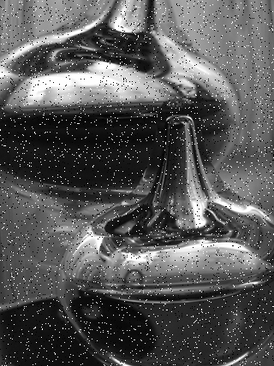
#> input picture Course_3/CV/Noise_salt_and_pepper.png, 274 x 366 px, shrunk from 320 x 428 before the run
$ jupyter execute --allow-errors 07.ipynb
#> lines starting #> are read from the running program, lines starting #| are printed output that depends on the picture; after the words box and inside, x2 and y2 are one past the last pixel; in counts of white or black regions, pixels touching at a corner belong together
# Задания по цифровой обработке изображений

В этом наборе заданий вы создадите собственный класс **`MyImageProcessor`** для
применения базовых методов цифровой обработки изображений. Методы будут
включать классические фильтры (гауссов, медианный, средний, фильтрация в
частотной области), свёртку с произвольным ядром, морфологические операции
(эрозия, дилатация, открытие и закрытие), а также преобразование изображений к
векторному виду (1D). В завершение вы потренируете простые модели
машинного обучения на встроенных наборах данных и сравните работу
классических методов с простыми свёрточными нейронными сетями. Последние
пять заданий усложняются и требуют всё более глубокого анализа.

[cell 1]
import cv2
import numpy as np
import matplotlib.pyplot as plt
from PIL import Image

# В ходе выполнения заданий вам также могут потребоваться следующие модули:
from sklearn.datasets import load_digits
from sklearn.model_selection import train_test_split
from sklearn.preprocessing import StandardScaler
from sklearn.linear_model import LogisticRegression
from sklearn.metrics import accuracy_score
import torch
import torch.nn as nn
import torch.optim as optim
from torch.utils.data import Dataset, DataLoader
import pytorch_lightning as pl

[cell 2]
class MyImageProcessor:
    """
    Класс, содержащий методы для обработки изображений.

    Параметры методов должны быть подобраны таким образом, чтобы вы могли
    применять их к изображениям произвольного размера и типа (grayscale
    или цветным). В дальнейшем вы будете расширять этот класс.
    """
    def __init__(self):
        # В конструкторе можно инициализировать необходимые параметры
        pass

    def gaussian_filter(self, image: np.ndarray, kernel_size: int, sigma: float) -> np.ndarray:
        """
        Применить гауссов фильтр к изображению.
        :param image: входное изображение (NumPy массив).
        :param kernel_size: размер ядра (нечётное число).
        :param sigma: стандартное отклонение для фильтра.
        :return: фильтрованное изображение.
        """
        if kernel_size % 2 == 0:
            raise ValueError("Размер ядра должен быть нечётным.")
        return cv2.GaussianBlur(image, (kernel_size, kernel_size), sigmaX=sigma)

    def median_filter(self, image: np.ndarray, kernel_size: int) -> np.ndarray:
        """
        Применить медианный фильтр к изображению.
        :param image: входное изображение.
        :param kernel_size: размер ядра (нечётное число).
        :return: фильтрованное изображение.
        """
        if kernel_size % 2 == 0:
            raise ValueError("Размер ядра должен быть нечётным.")
        return cv2.medianBlur(image, kernel_size)

    def mean_filter(self, image: np.ndarray, kernel_size: int) -> np.ndarray:
        """
        Применить усредняющий (средний) фильтр к изображению.
        :param image: входное изображение.
        :param kernel_size: размер ядра.
        :return: фильтрованное изображение.
        """
        return cv2.blur(image, (kernel_size, kernel_size))

    def fourier_lowpass_filter(self, image: np.ndarray, radius: int = None) -> np.ndarray:
        """
        Выполнить фильтрацию в частотной области: применить идеальный
        низкочастотный фильтр радиуса `radius` к изображению.
        :param image: входное изображение (оттенки серого).
        :param radius: радиус фильтра (в пикселях).
        :return: фильтрованное изображение в пространственной области.
        """
        if radius:
            f_transform = np.fft.fft2(image)
            # 2. Сдвиг нулевых частот (DC компоненты) в центр спектра
            f_shift = np.fft.fftshift(f_transform)

            # 3. Создание круговой маски идеального низкочастотного фильтра
            rows, cols = image.shape
            crow, ccol = rows // 2, cols // 2
            y, x = np.ogrid[:rows, :cols]
            mask_area = (x - ccol)**2 + (y - crow)**2 <= radius**2

            mask = np.zeros((rows, cols), dtype=np.uint8)
            mask[mask_area] = 1

            # 4. Применение маски (отсекаем высокие частоты)
            f_shift_filtered = f_shift * mask

            # 5. Обратный сдвиг и обратное преобразование Фурье
            f_ishift = np.fft.ifftshift(f_shift_filtered)
            img_back = np.fft.ifft2(f_ishift)

            # Возвращаем модуль комплексных чисел (амплитуду)
            return np.abs(img_back)
        else:

            image_periodic = image

            dft = np.fft.fft2(image_periodic)
            dft_shift = np.fft.fftshift(dft)
            magnitude_spectrum = 20 * np.log(np.abs(dft_shift))

            rows, cols = image_periodic.shape
            crow, ccol = rows // 2, cols // 2
            mask = np.ones((rows, cols), np.uint8)


            r = 7
            mag = np.abs(dft_shift)
            crow, ccol = rows // 2, cols // 2
            mag[crow-10:crow+10, ccol-10:ccol+10] = 0
            ind = np.unravel_index(np.argmax(mag, axis=None), mag.shape)
            max_y, max_x = ind
            found_offset_x = np.abs(max_x - ccol)

            print(f"Найденное смещение (offset): {found_offset_x}")

            offsets = [found_offset_x]

            for offset in offsets:
                mask[crow-r:crow+r, ccol-offset-r:ccol-offset+r] = 0
                mask[crow-r:crow+r, ccol+offset-r:ccol+offset+r] = 0


            fshift = dft_shift * mask

            f_ishift = np.fft.ifftshift(fshift)
            img_back = np.fft.ifft2(f_ishift)
            img_back = np.abs(img_back)


            return img_back

    def convolve(self, image: np.ndarray, kernel: np.ndarray) -> np.ndarray:
        """
        Выполнить свёртку изображения с произвольным ядром.
        :param image: входное изображение.
        :param kernel: ядро свёртки (матрица).
        :return: результат свёртки.
        """
        return cv2.filter2D(image, -1, kernel)

    def morphological_operation(self, image: np.ndarray, operation: str, kernel_size: int) -> np.ndarray:
        """
        Выполнить морфологическую операцию над изображением.
        :param image: входное изображение (обычно бинарное).
        :param operation: тип операции: 'erosion', 'dilation', 'opening', 'closing'.
        :param kernel_size: размер структурирующего элемента.
        :return: результат морфологической операции.
        """
        kernel = cv2.getStructuringElement(cv2.MORPH_RECT, (kernel_size, kernel_size))

        if operation == 'erosion':
            return cv2.erode(image, kernel, iterations=1)
        elif operation == 'dilation':
            return cv2.dilate(image, kernel, iterations=1)
        elif operation == 'opening':
            return cv2.morphologyEx(image, cv2.MORPH_OPEN, kernel)
        elif operation == 'closing':
            return cv2.morphologyEx(image, cv2.MORPH_CLOSE, kernel)
        else:
            raise ValueError(f"Неизвестная операция: {operation}")

    def flatten_image(self, image: np.ndarray) -> np.ndarray:
        """
        Развернуть изображение в одномерный вектор.
        :param image: входное изображение.
        :return: одномерный вектор, содержащий все пиксели.
        """
        return image.flatten()

### Задание 1. Гауссов фильтр

Реализуйте метод `gaussian_filter` класса **`MyImageProcessor`**. Этот метод должен
принимать изображение, размер ядра и сигму и возвращать изображение,
отфильтрованное с помощью гауссова фильтра. Воспользуйтесь функцией
`cv2.GaussianBlur`.

*Подсказка:* Гауссов фильтр является линейным фильтром, который
размывает изображение и подавляет высокочастотные компоненты.
Вам потребуется указать размер ядра (например, `kernel_size=5`) и
стандартное отклонение `sigma`.

[cell 3]
processor = MyImageProcessor()

checkerboard = np.array(Image.open('Noise_salt_and_pepper.png'))
#> checkerboard is the input picture: shape (366, 274); min 0, max 255, mean 86.9


blurred_image = processor.gaussian_filter(checkerboard, kernel_size=5, sigma=1.5)

plt.figure(figsize=(10, 4))
plt.subplot(1, 2, 1)
plt.title("Зашумленное изображение")
plt.imshow(checkerboard, cmap='gray')
plt.subplot(1, 2, 2)
plt.title("Гауссов фильтр")
plt.imshow(blurred_image, cmap='gray')
plt.show()
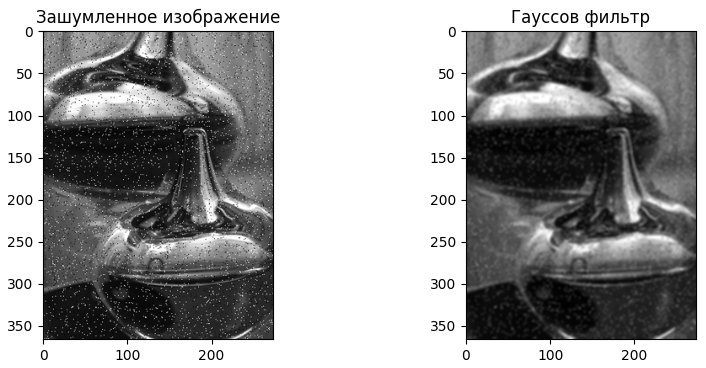
#> figure drawn by matplotlib, 2 panels

### Задание 2. Медианный фильтр

Дополните класс **`MyImageProcessor`**, реализовав метод `median_filter`.
Медианный фильтр заменяет значение каждого пикселя медианой значений
в его окрестности. Используйте функцию `cv2.medianBlur`.

*Подсказка:* медианный фильтр является нелинейным и часто используется для
уменьшения импульсного шума, сохраняя при этом границы объектов.

[cell 4]
sp_noise_img = checkerboard.copy()
salt_coords =[np.random.randint(0, 100, 100), np.random.randint(0, 100, 100)]
pepper_coords =[np.random.randint(0, 100, 100), np.random.randint(0, 100, 100)]
sp_noise_img[tuple(salt_coords)] = 1.0
#> sp_noise_img: shape (366, 274); 0.1% of pixels changed, all inside (x1, y1, x2, y2) = (0, 0, 100, 100)
sp_noise_img[tuple(pepper_coords)] = 0.0
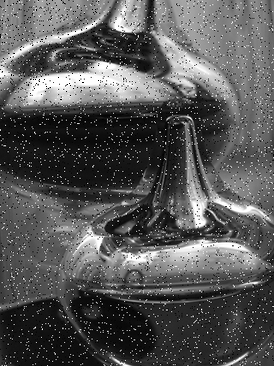
#> sp_noise_img: shape (366, 274); min 0, max 255, mean 86.6

median_filtered = processor.median_filter(sp_noise_img, kernel_size=5)
#> in median_filter, `return cv2.medianBlur(image, kernel_size)`:
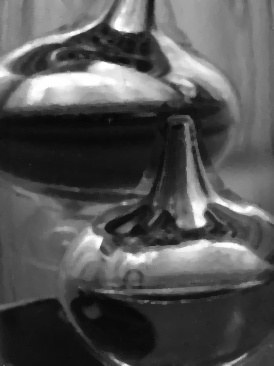
#> returned value: shape (366, 274); min 7, max 254, mean 84.3

plt.figure(figsize=(10, 4))
plt.subplot(1, 2, 1)
plt.title("Шум 'Соль и перец'")
plt.imshow(sp_noise_img, cmap='gray')
plt.subplot(1, 2, 2)
plt.title("Медианный фильтр")
plt.imshow(median_filtered, cmap='gray')
plt.show()

### Задание 3. Средний (усредняющий) фильтр

Добавьте в класс **`MyImageProcessor`** метод `mean_filter`. Этот метод
должен применять усредняющий фильтр, который заменяет каждый пиксель
средним значением пикселей в окне заданного размера. Используйте
функцию `cv2.blur` (или `cv2.boxFilter`).

[cell 5]
mean_filtered = processor.mean_filter(checkerboard, kernel_size=5)

plt.figure(figsize=(10, 4))
plt.subplot(1, 2, 1)
plt.title("Исходный зашумленный")
plt.imshow(checkerboard, cmap='gray')
plt.subplot(1, 2, 2)
plt.title("Средний фильтр")
plt.imshow(mean_filtered, cmap='gray')
plt.show()

### Задание 4. Низкочастотная фильтрация в частотной области

Реализуйте метод `fourier_lowpass_filter`. Этот метод должен:

1. Преобразовать изображение из пространственной области в частотную
   с помощью двухмерного БПФ (`np.fft.fft2`), затем сдвинуть нулевую
   частоту в центр (`np.fft.fftshift`).
2. Создать бинарную маску размером как изображение, в которой единицы
   расположены в круге радиуса `radius` вокруг центра, а остальная
   область заполнена нулями.
3. Умножить спектр изображения на маску (фильтрация) и выполнить
   обратное смещение (`np.fft.ifftshift`) и обратное БПФ (`np.fft.ifft2`).
4. Вернуть модуль (реальную часть) полученного изображения.

Такой фильтр позволяет удалять высокочастотные детали, сохраняя
низкочастотную структуру.

[cell 6]
im_array = np.array(Image.open('pic.jpg').convert('L'))
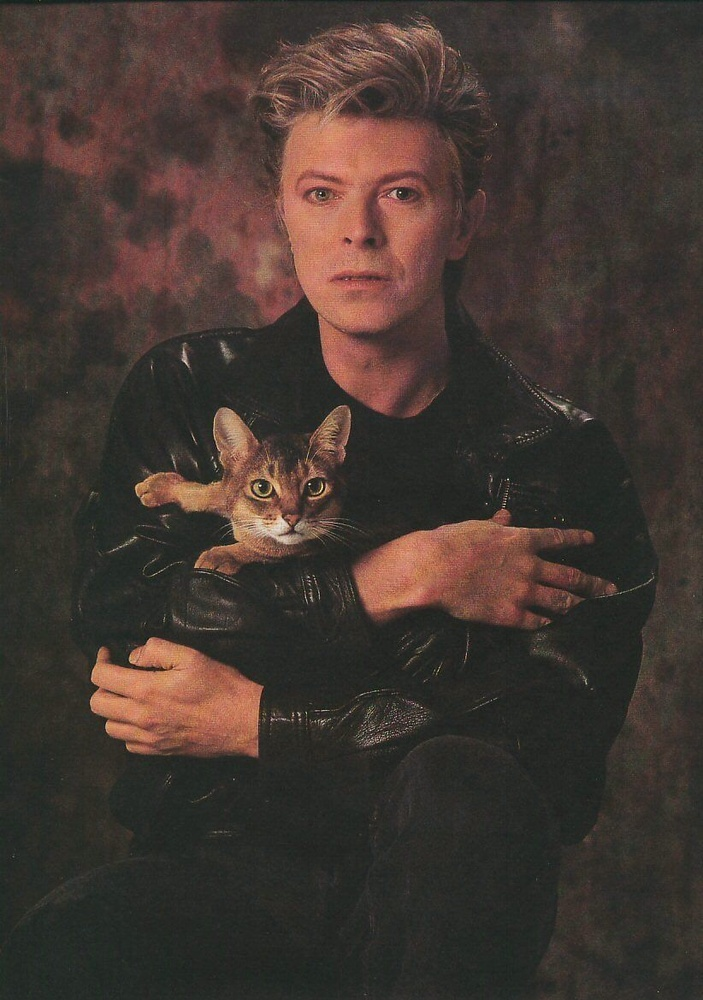
#> input picture Course_3/CV/pic.jpg, 703 x 1000 px, shrunk from 822 x 1169 before the run
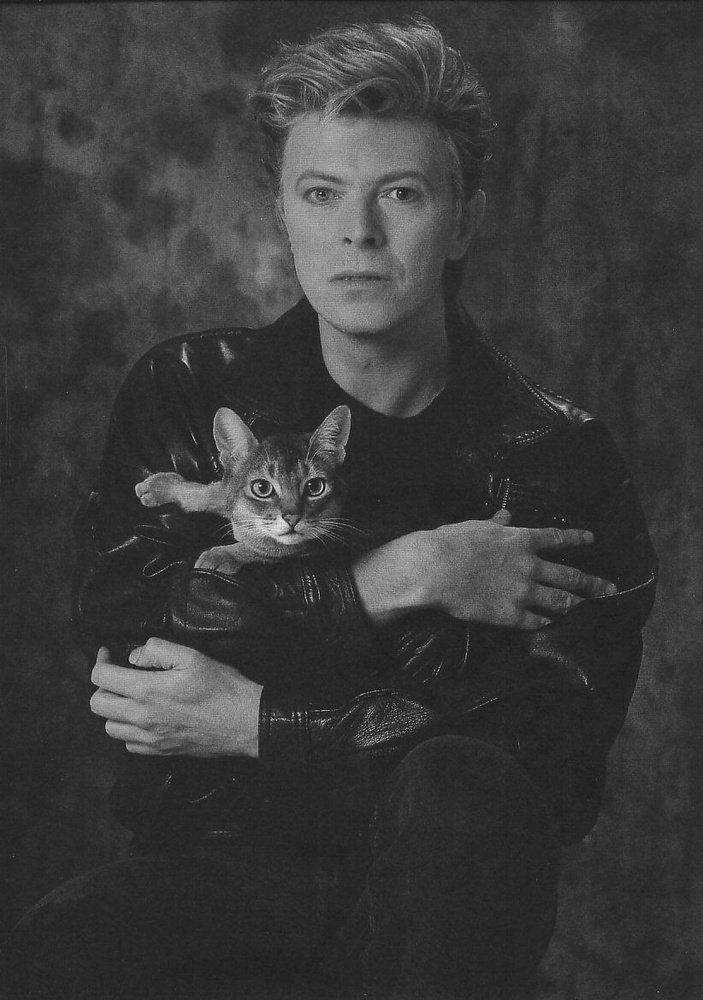
#> im_array: shape (1000, 703); min 3, max 254, mean 58.3
h,w = im_array.shape
#> h = 1000; w = 703
amplitude = 60
frequency = 50
y, x = np.ogrid[:h, :w]
#> y = 1000 values from 0 to 999
noise = amplitude * np.sin(2 * np.pi * x / frequency)

if len(im_array.shape) == 3:
    noise = np.repeat(noise[:, :, np.newaxis], 3, axis=2)

new_im_array = np.clip(im_array.astype(np.float32) + noise, 0, 255).astype(np.uint8)
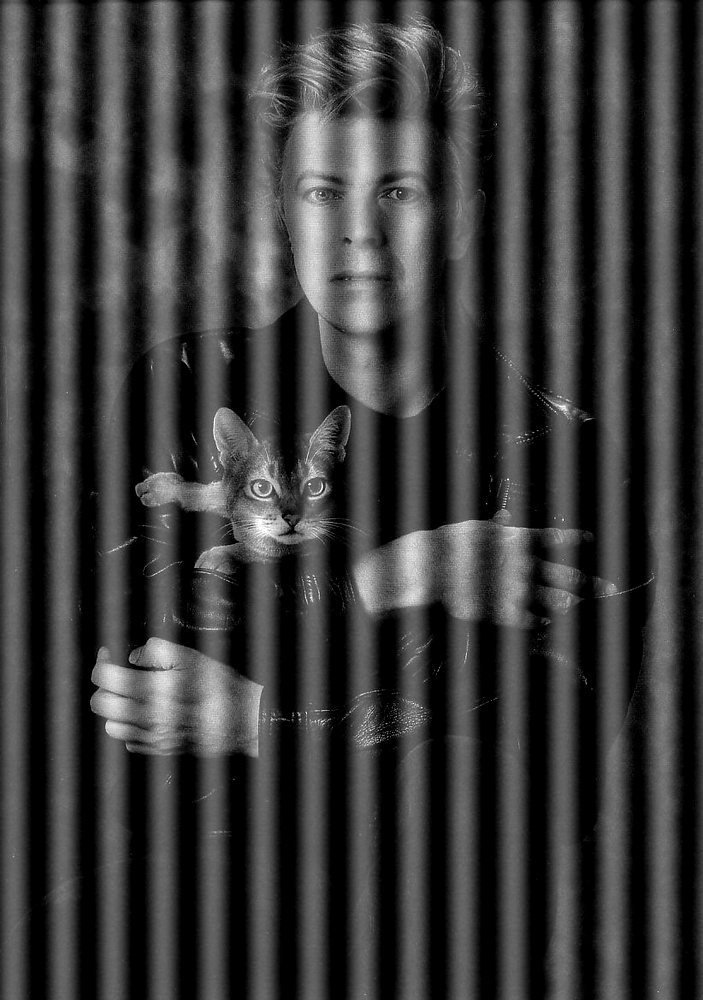
#> new_im_array: shape (1000, 703); min 0, max 255, mean 59.6


fft_filtered = processor.fourier_lowpass_filter(new_im_array)
#> in fourier_lowpass_filter, `magnitude_spectrum = 20 * np.log(np.abs(dft_shift))`:
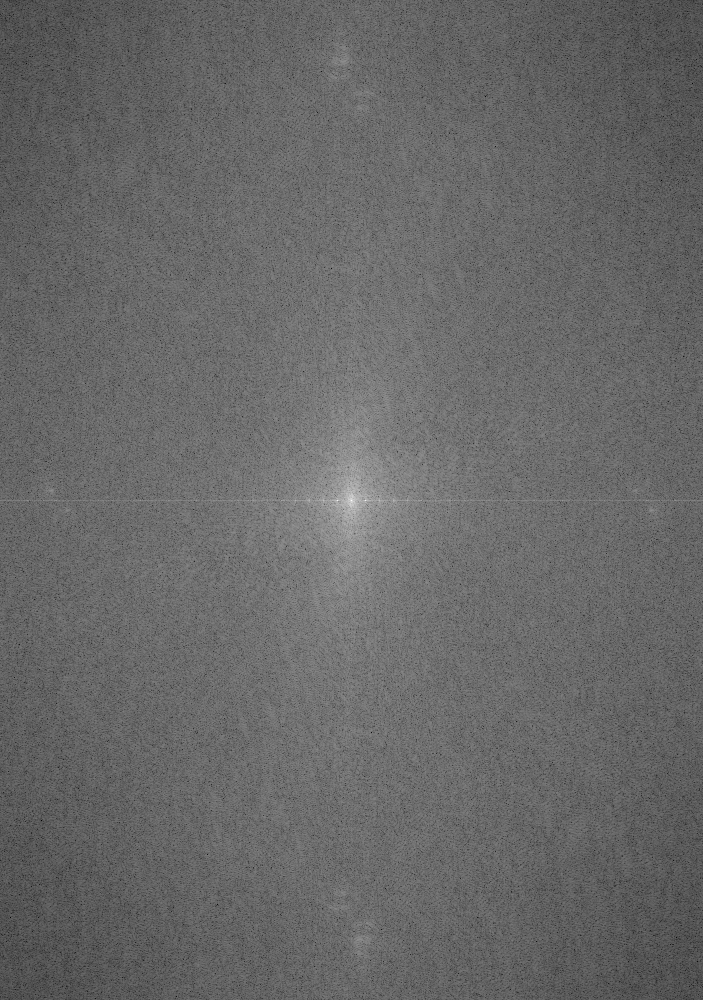
#> magnitude_spectrum: shape (1000, 703) float64; min 33.83, max 351, mean 163.4; drawn with min black and max white
#> in fourier_lowpass_filter, `mag[crow-10:crow+10, ccol-10:ccol+10] = 0`: mag: shape (1000, 703) float64; min 0, max 19684930.5, mean 5560.8
#> in fourier_lowpass_filter, `ind = np.unravel_index(np.argmax(mag, axis=None), mag.shape)`: ind = (500, 337)
#> in fourier_lowpass_filter, `max_y, max_x = ind`: max_y = 500; max_x = 337
#> in fourier_lowpass_filter, `found_offset_x = np.abs(max_x - ccol)`: found_offset_x = 14
#| Найденное смещение (offset): 14
#> in fourier_lowpass_filter, `offsets = [found_offset_x]`: offsets = [14]
#> the loop in fourier_lowpass_filter, `for offset in offsets:` made 1 pass
#> after the loop in fourier_lowpass_filter, `for offset in offsets:`:
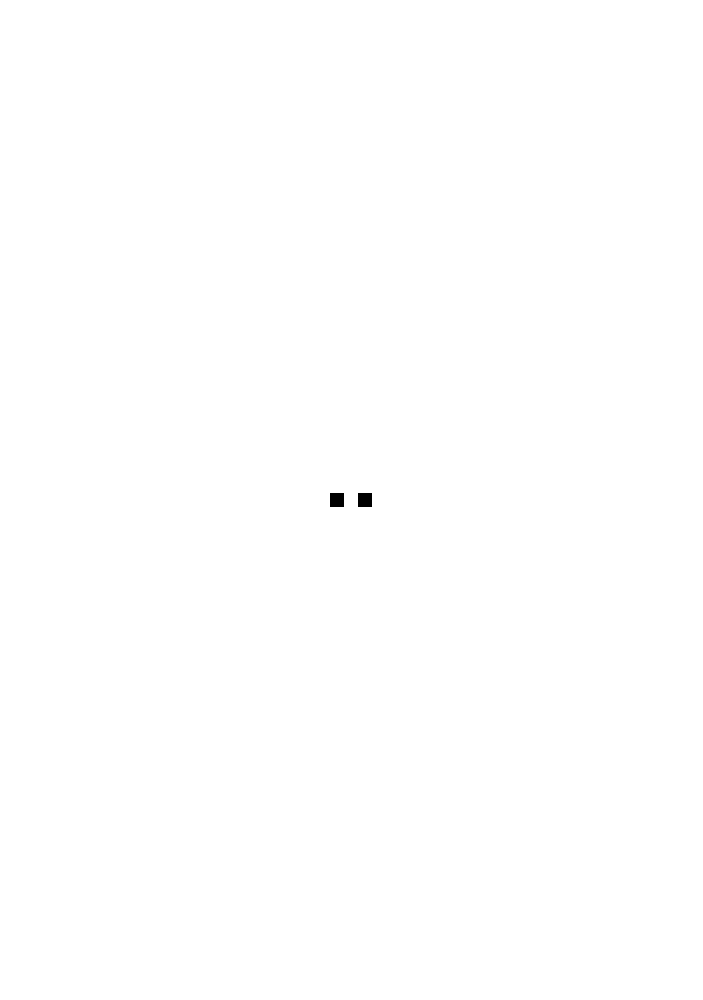
#> mask: shape (1000, 703); values 0 (black) and 1 (white), 99.9% white; 2 black regions, box (x1, y1, x2, y2) and area: (330, 493, 344, 507) 196, (358, 493, 372, 507) 196

plt.figure(figsize=(10, 4))
plt.subplot(1, 2, 1)
plt.title("Высокие частоты (Рябь)")
plt.imshow(new_im_array, cmap='gray')
plt.subplot(1, 2, 2)
plt.title("Идеальный низкочастотный фильтр")
plt.imshow(fft_filtered, cmap='gray')
plt.show()

### Задание 5. Свёртка с произвольным ядром

Реализуйте метод `convolve`. Метод принимает изображение и ядро
(матрицу) и возвращает результат свёртки. Для выполнения свёртки
воспользуйтесь функцией `cv2.filter2D`. Убедитесь, что результат имеет
тот же размер, что и исходное изображение.

[cell 7]
sobel_x = np.array([[-1, 0, 1],
                    [-2, 0, 2],
                    [-1, 0, 1]], dtype=np.float32)

square = np.zeros((100, 100), dtype=np.float32)
square[25:75, 25:75] = 1.0

edges = processor.convolve(square, sobel_x)

plt.figure(figsize=(10, 4))
plt.subplot(1, 2, 1)
plt.title("Исходный квадрат")
plt.imshow(square, cmap='gray')
plt.subplot(1, 2, 2)
plt.title("Вертикальные края (Свёртка)")
plt.imshow(np.abs(edges), cmap='gray')
plt.show()
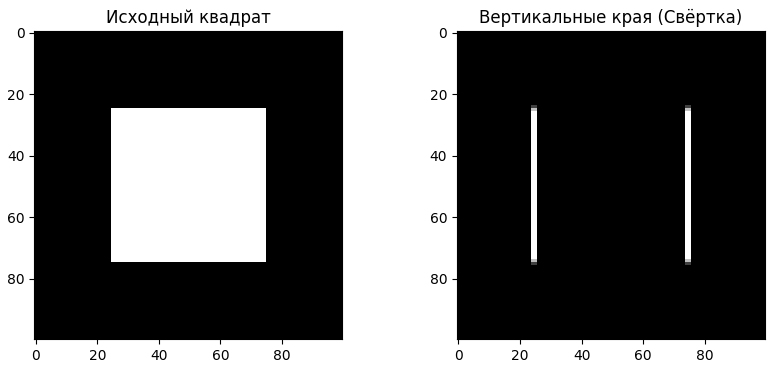
#> figure drawn by matplotlib, 2 panels

### Задание 6. Морфологические операции

Реализуйте метод `morphological_operation`. Метод должен поддерживать
следующие значения параметра `operation`:

- `'erosion'` — эрозия (сжатие белых объектов). Используйте `cv2.erode`.
- `'dilation'` — дилатация (расширение белых объектов). Используйте `cv2.dilate`.
- `'opening'` — открытие (эрозия, затем дилатация). Используйте
  `cv2.morphologyEx` с флагом `cv2.MORPH_OPEN`.
- `'closing'` — закрытие (дилатация, затем эрозия). Используйте
  `cv2.morphologyEx` с флагом `cv2.MORPH_CLOSE`.

Создайте структурирующий элемент с помощью `cv2.getStructuringElement`,
например, `cv2.MORPH_RECT` размера `kernel_size × kernel_size`.

*Пример:* морфологическое открытие помогает удалять шум, а закрытие
заполняет маленькие отверстия внутри объектов.

[cell 8]
text_img = np.zeros((100, 100), dtype=np.uint8)
cv2.putText(text_img, 'CV', (20, 60), cv2.FONT_HERSHEY_SIMPLEX, 2, 255, 3)

text_img[10:12, 10:12] = 255
text_img[80:83, 80:83] = 255

opened_img = processor.morphological_operation(text_img, 'opening', kernel_size=3)

plt.figure(figsize=(10, 4))
plt.subplot(1, 2, 1)
plt.title("Буквы + Мусор")
plt.imshow(text_img, cmap='gray')
plt.subplot(1, 2, 2)
plt.title("Открытие (Opening)")
plt.imshow(opened_img, cmap='gray')
plt.show()
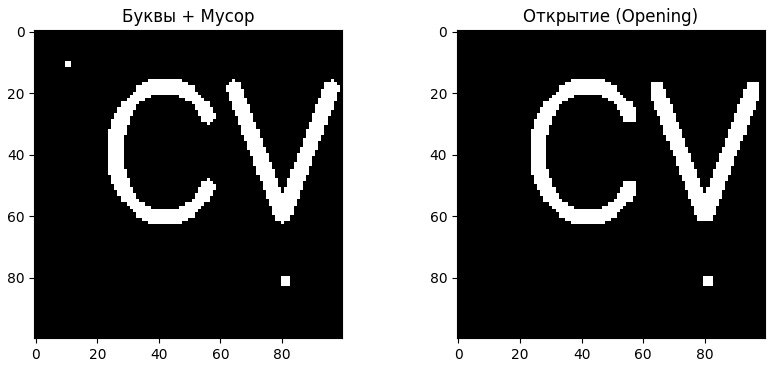
#> figure drawn by matplotlib, 2 panels
